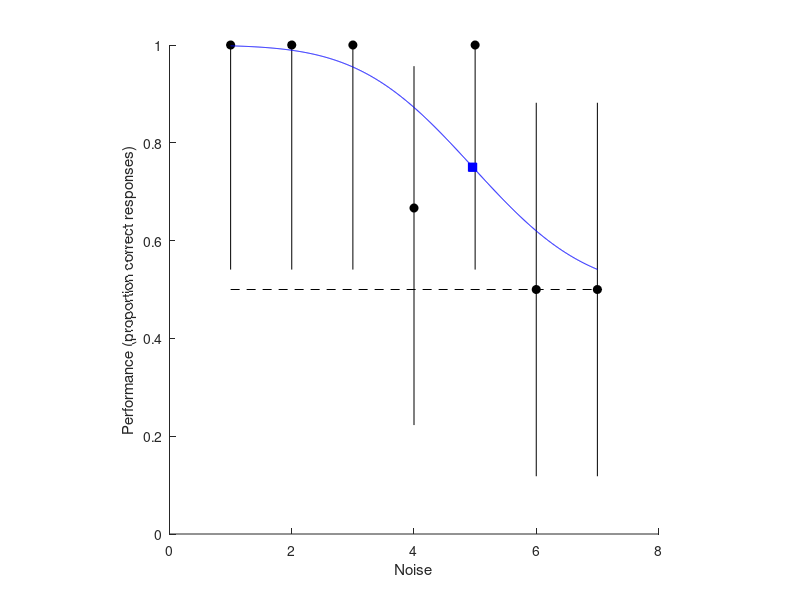

MATLAB code to generate this figure:
% Columns are stimulus noise, 1 to 7 with noise increasing from
% L to R. Rows are experimental subject.
DATA = [1	1	1	1	1	0	0;
        1	1	1	0	1	1	1;
        1	1	1	0	1	0	1;
        1	1	1	1	1	1	0;
        1	1	1	1	1	1	1;
        1	1	1	1	1	0	0];
NOISE = 1:7;
NOISE_ = linspace(min(NOISE),max(NOISE),1000);
SUBJECT = transpose(1:6);

% Define functions used in the fit, including fnBound() which is used
% to determine the sensible range of fitted parameters.
fnBound = @(bhat) 1/(eps+double((bhat(1) > 2) & (bhat(1) < 6) & (bhat(2) > 0) & (bhat(2) < 3)));
fnPsychometric = @(mu,sd,x) 0.5 + 0.25*(1 + erf((x-mu)/(sd*sqrt(2))));
fnCost = @(bhat) sum(power(fnPsychometric(bhat(1),bhat(2),max(NOISE) - NOISE) - mean(DATA,1),2)) * fnBound(bhat);

% This is a multi-start procedure. We perform the fit 1000 times, using
% different starting parameters each time, and keep track of which of those
% multi-starts ultimately produces the best fit.
best_fval = 1/eps;
for iistart = 1:1000
  BHAT0 = [3 1];
  if (iistart > 1)
    BHAT0 = [2+4*rand() 3*rand()];
  end
  [bhat,fval] = fminsearch(fnCost, BHAT0);
  if (fval < best_fval)
    best_fval = fval;
    best_bhat = bhat;
  end
end

figure; hold on
plot(NOISE, mean(DATA,1), 'ok', 'MarkerFaceColor', 'black');
% Confidence intervals at each level of noise...
for ii = 1:length(NOISE)
  [~,pci] = binofit(sum(DATA(:,ii)), size(DATA,1));
  plot([ii ii], pci, '-k')
end
% Plot fitted psychometric function
PM_ = fnPsychometric(best_bhat(1),best_bhat(2),max(NOISE_) - NOISE_);
plot(NOISE_, PM_, '-b')
plot([min(NOISE) max(NOISE)], [0.5 0.5], '--k')
axis square
axis([0 length(NOISE)+1 0 1])
xlabel('Noise')
ylabel('Performance (proportion correct responses)')

% Determine threshold, that is, where the fitted function = 0.75
plot(NOISE_(max(find(PM_ > 0.75))), 0.75, 'sb', 'MarkerFaceColor', 'blue')

